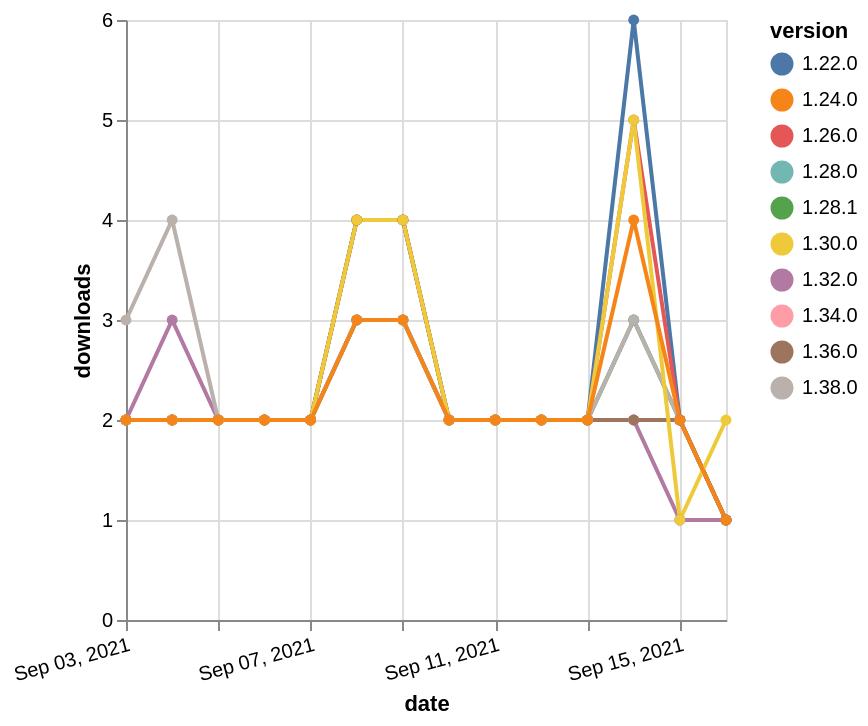

Source (Vega-Lite JSON):
### Vega-Lite specification from a JSON file in a GitHub repository (floating-point values rounded to 4 significant figures; data arrays with more than 128 entries replaced by an {"elided": "..."} marker saying what was removed)
{"$schema": "https://vega.github.io/schema/vega-lite/v5.json", "description": "A simple bar chart with embedded data.", "data": {"values": {"elided": "140 records"}}, "width": "container", "mark": {"type": "line", "point": {"filled": true}}, "encoding": {"x": {"field": "date", "type": "temporal", "timeUnit": "yearmonthdate", "title": "date", "axis": {"labelAngle": -15}}, "y": {"field": "delta", "type": "quantitative", "title": "downloads"}, "color": {"field": "version", "type": "nominal"}, "tooltip": {"field": "delta"}}}
